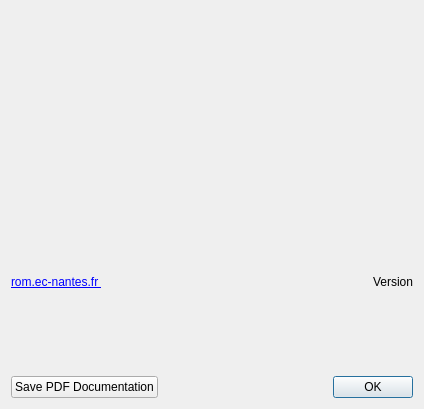
<?xml version="1.0" encoding="UTF-8"?>
<ui version="4.0">
 <class>AboutPXDMF</class>
 <widget class="QDialog" name="AboutPXDMF">
  <property name="geometry">
   <rect>
    <x>0</x>
    <y>0</y>
    <width>424</width>
    <height>409</height>
   </rect>
  </property>
  <property name="windowTitle">
   <string>About PXDMF Reader</string>
  </property>
  <layout class="QGridLayout" name="gridLayout">
   <item row="1" column="0">
    <widget class="QLabel" name="url">
     <property name="text">
      <string>&lt;a href=&quot;http://rom.ec-nantes.fr/&quot; &gt; rom.ec-nantes.fr &lt;/a&gt; </string>
     </property>
     <property name="textFormat">
      <enum>Qt::RichText</enum>
     </property>
     <property name="textInteractionFlags">
      <set>Qt::TextBrowserInteraction</set>
     </property>
    </widget>
   </item>
   <item row="1" column="1">
    <widget class="QLabel" name="Version">
     <property name="text">
      <string>Version</string>
     </property>
     <property name="alignment">
      <set>Qt::AlignRight|Qt::AlignTrailing|Qt::AlignVCenter</set>
     </property>
    </widget>
   </item>
   <item row="0" column="0" colspan="2">
    <widget class="QLabel" name="image">
     <property name="text">
      <string/>
     </property>
     <property name="pixmap">
      <pixmap resource="../pqPXDMFReader.qrc">:/PXDMFReaderPanel/splash.png</pixmap>
     </property>
    </widget>
   </item>
   <item row="4" column="1">
    <widget class="QDialogButtonBox" name="buttonBox">
     <property name="orientation">
      <enum>Qt::Horizontal</enum>
     </property>
     <property name="standardButtons">
      <set>QDialogButtonBox::Ok</set>
     </property>
    </widget>
   </item>
   <item row="4" column="0">
    <widget class="QPushButton" name="pushButton">
     <property name="text">
      <string>Save PDF Documentation</string>
     </property>
    </widget>
   </item>
  </layout>
 </widget>
 <resources>
  <include location="../pqPXDMFReader.qrc"/>
 </resources>
 <connections>
  <connection>
   <sender>buttonBox</sender>
   <signal>accepted()</signal>
   <receiver>AboutPXDMF</receiver>
   <slot>accept()</slot>
   <hints>
    <hint type="sourcelabel">
     <x>248</x>
     <y>254</y>
    </hint>
    <hint type="destinationlabel">
     <x>157</x>
     <y>274</y>
    </hint>
   </hints>
  </connection>
  <connection>
   <sender>buttonBox</sender>
   <signal>rejected()</signal>
   <receiver>AboutPXDMF</receiver>
   <slot>reject()</slot>
   <hints>
    <hint type="sourcelabel">
     <x>316</x>
     <y>260</y>
    </hint>
    <hint type="destinationlabel">
     <x>286</x>
     <y>274</y>
    </hint>
   </hints>
  </connection>
 </connections>
</ui>
